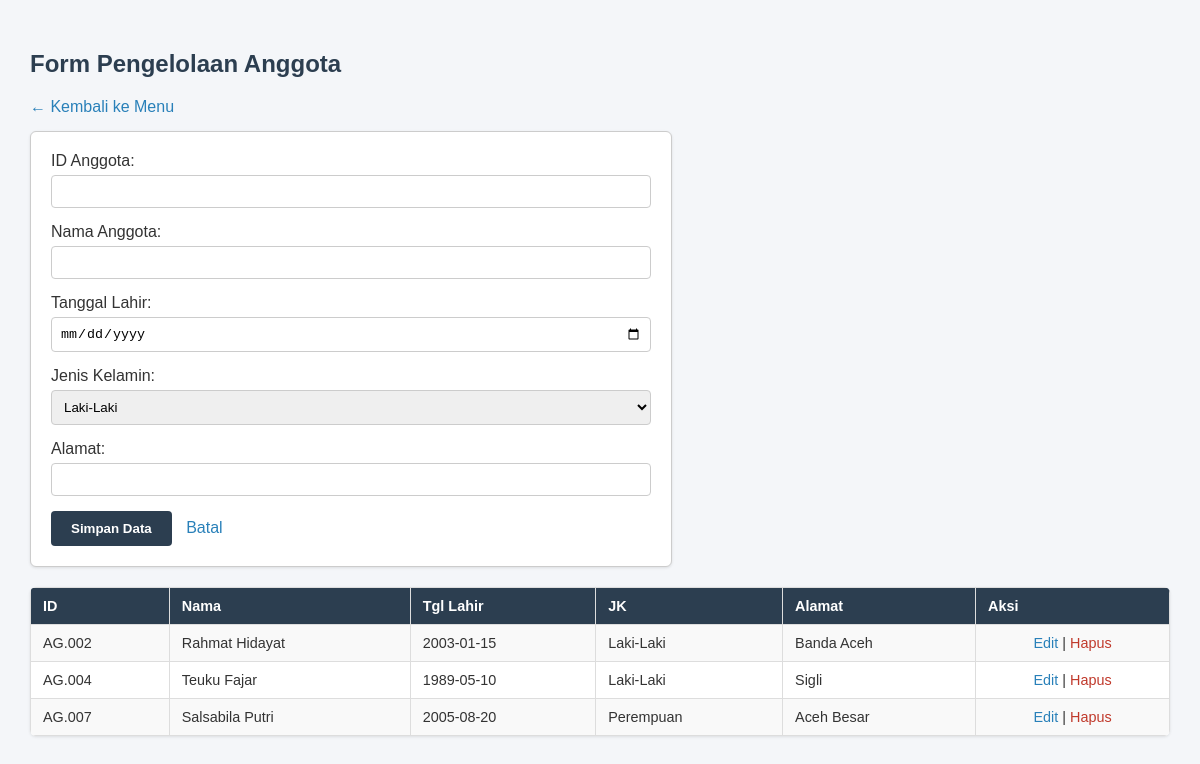
/anggota.php, run on the app's committed database.
### tables this page shows
CREATE TABLE Anggota (
    Anggota_ID VARCHAR(20) PRIMARY KEY,
    Nama_Anggota VARCHAR(100),
    Tanggal_Lahir_Anggota DATE,
    Jenis_Kelamin_Anggota VARCHAR(20),
    Alamat_Anggota TEXT
);

### anggota.php (the view, shortened to what this page needs)
<?php
include 'koneksi.php';
$edit = ['Anggota_ID'=>'', 'Nama_Anggota'=>'', 'Tanggal_Lahir_Anggota'=>'', 'Jenis_Kelamin_Anggota'=>'Laki-Laki', 'Alamat_Anggota'=>''];
?>
<!DOCTYPE html>
<html>
<head>
    <link rel="stylesheet" href="style.css">
</head>
<body>
    <h2>Form Pengelolaan Anggota</h2>
    <a href="index.php" style="display: inline-block; margin-bottom: 15px;">&larr; Kembali ke Menu</a>
    <form method="POST">
        ID Anggota: <input type="text" name="Anggota_ID" value="<?= $edit['Anggota_ID'] ?>" required <?= isset($_GET['edit']) ? 'readonly style="background:#e9ecef;"' : '' ?>>
        Nama Anggota: <input type="text" name="Nama_Anggota" value="<?= $edit['Nama_Anggota'] ?>" required>
        Tanggal Lahir: <input type="date" name="Tanggal_Lahir_Anggota" value="<?= $edit['Tanggal_Lahir_Anggota'] ?>" required>
        Jenis Kelamin:
        <select name="Jenis_Kelamin_Anggota">
            <option value="Laki-Laki" <?= ($edit['Jenis_Kelamin_Anggota'] == 'Laki-Laki') ? 'selected' : '' ?>>Laki-Laki</option>
        </select>
        Alamat: <input type="text" name="Alamat_Anggota" value="<?= $edit['Alamat_Anggota'] ?>" required>
        <button type="submit" name="submit">Simpan Data</button>
        <a href="anggota.php" style="margin-left: 10px;">Batal</a>
    </form>
    <table>
        <tr><th>ID</th><th>Nama</th><th>Tgl Lahir</th><th>JK</th><th>Alamat</th><th>Aksi</th></tr>
        <?php
        $res = mysqli_query($conn, "SELECT * FROM Anggota");
        while ($r = mysqli_fetch_assoc($res)) {
            echo "<tr>
                <td>{$r['Anggota_ID']}</td>
                <td>{$r['Nama_Anggota']}</td>
                <td>{$r['Tanggal_Lahir_Anggota']}</td>
                <td>{$r['Jenis_Kelamin_Anggota']}</td>
                <td>{$r['Alamat_Anggota']}</td>
                <td style='text-align:center;'>
                    <a href='?edit={$r['Anggota_ID']}'>Edit</a> |
                    <a href='?hapus={$r['Anggota_ID']}' onclick='return confirm(\"Hapus data?\")' style='color: #c0392b;'>Hapus</a>
                </td>
            </tr>";
        }
        ?>
    </table>
</body>
</html>

### style.css (style rules this page uses)
body { font-family: Arial, sans-serif; background-color: #f4f6f9; color: #333333; padding: 30px; margin: 0; }
h2, h3 { color: #2c3e50; }
a { color: #2980b9; text-decoration: none; }
table { width: 100%; border-collapse: collapse; margin-top: 20px; background-color: #ffffff; border-radius: 6px; overflow: hidden; box-shadow: 0 1px 3px rgba(0,0,0,0.1); }
th, td { border: 1px solid #dddddd; padding: 10px 12px; text-align: left; font-size: 0.9rem; }
th { background-color: #2c3e50; color: #ffffff; }
tr:nth-child(even) { background-color: #f9f9f9; }
form { background: #ffffff; padding: 20px; border: 1px solid #cccccc; border-radius: 6px; max-width: 600px; box-shadow: 0 1px 3px rgba(0,0,0,0.1); }
input, select { width: 100%; padding: 8px; margin-top: 5px; margin-bottom: 15px; border: 1px solid #cccccc; border-radius: 4px; box-sizing: border-box; }
button { background-color: #2c3e50; color: white; border: none; padding: 10px 20px; border-radius: 4px; cursor: pointer; font-weight: bold; }

### data on the page
anggota: Anggota_ID "AG.002", Nama_Anggota "Rahmat Hidayat", Tanggal_Lahir_Anggota "2003-01-15", Jenis_Kelamin_Anggota "Laki-Laki", Alamat_Anggota "Banda Aceh"
anggota: Anggota_ID "AG.004", Nama_Anggota "Teuku Fajar", Tanggal_Lahir_Anggota "1989-05-10", Jenis_Kelamin_Anggota "Laki-Laki", Alamat_Anggota "Sigli"
anggota: Anggota_ID "AG.007", Nama_Anggota "Salsabila Putri", Tanggal_Lahir_Anggota "2005-08-20", Jenis_Kelamin_Anggota "Perempuan", Alamat_Anggota "Aceh Besar"
